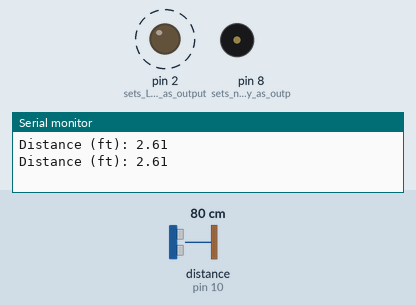
The sketch below on a simulated Arduino Uno, built with avr-gcc and run on an emulated ATmega328P. Shown: output pins drawn as LEDs (lit = HIGH), buzzer (waves = sounding), the last lines printed to the serial monitor. Wiring (inferred from the names in the program): ultrasonic range finder: trigger pin 9; echo pin 10. Dashed ring = blinking. Inputs (shaded band) come from the test bench; at power-on: distance to the obstacle (sensor on pin 10) 80 cm. The echo pulse lasts 58.3 µs per cm; pins used as bus, display or sensor lines are not drawn.

Above: at 1.8 s.
1.9 s: distance to the obstacle (sensor on pin 10) set to 88 cm
5.4 s: distance to the obstacle (sensor on pin 10) set to 95 cm
At 6.3 s:
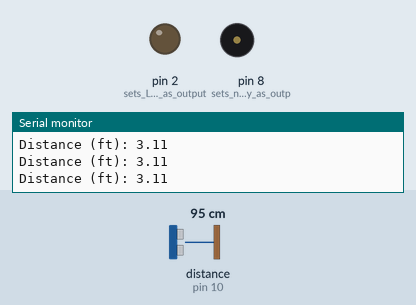
Timing chart, 0 to 8.4 s (numbered marks = the images above; inputs shaded):
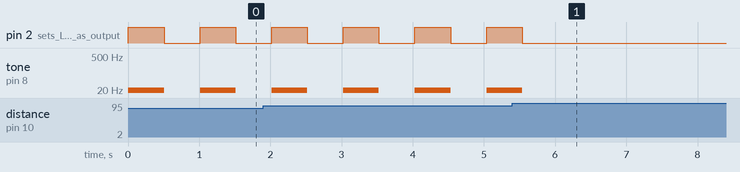

The sketch:

CougarVirusSensorFinal.ino
```cpp
const int trigPin = 9;
const int echoPin = 10;

float duration, distance;

void setup() {
  pinMode(trigPin, OUTPUT);
  pinMode(echoPin, INPUT);
  pinMode(2, OUTPUT); //sets LED as output
  pinMode(8, OUTPUT); //sets noise thingy as output
  Serial.begin(9600);
}

void loop() {
  digitalWrite(trigPin, LOW);
  delayMicroseconds(2);
  digitalWrite(trigPin, HIGH);
  delayMicroseconds(10);
  digitalWrite(trigPin, LOW);

  duration = pulseIn(echoPin, HIGH);
  distance = (duration*.0343)/2;
  distance = distance / 2.54; // convert to inches.
  distance = distance / 12.0; // convert to feet.
  Serial.print("Distance (ft): ");
  Serial.println(distance);
   if(distance < 1)
      {
      digitalWrite(2, HIGH);
      tone(8, 15
      );
      delay(100);
      digitalWrite(2, LOW);
      noTone(8);
      delay(100);
      }
      else if(distance < 2)
      {
      digitalWrite(2, HIGH);
      tone(8, 10);
      delay(250);
      digitalWrite(2, LOW);
      noTone(8);
      delay(250);
      }
      else if (distance < 3)
      {
      digitalWrite(2, HIGH);
      tone(8, 5);
      delay(500);
      digitalWrite(2, LOW);
      noTone(8);
      delay(500);
        }
      else
      {
      digitalWrite(2, LOW);
      noTone(8);
      }

}
```

Measured:
- the behaviour switches between 91 and 92 cm on distance to the obstacle (sensor on pin 10) (found by bisection; images 0 and 1)
- after the input at 5.4 s, pin 2 (sets_LED_as_output): goes on until 5.5 s, then stays LOW; tone on pin 8 (sets_noise_thingy_as_outp): goes on until 5.5 s, then stays silent
- by itself, pin 2 (sets_LED_as_output): alternates HIGH for 0.50 s and LOW for 0.51 s
- by itself, tone on pin 8 (sets_noise_thingy_as_outp): alternates 5 Hz for 0.50 s and silent for 0.51 s
